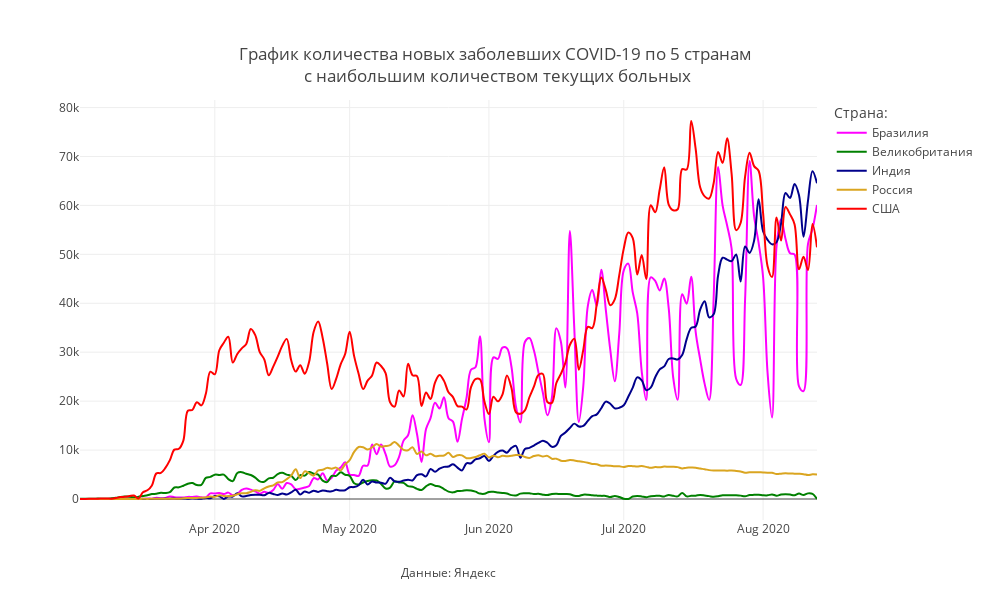

The notebook cell saved with this chart:
### Code cell
mask = (X.Date>datetime.date(2020,3,1))&(X.Country.isin(country_towatch))
#mask = (X.Region.isin(regions_towatch))

fig = px.line(X[mask], y="Day_confirmed", x="Date",
                             color="Country", line_group="Country",
              line_shape="spline", render_mode="notebook",labels={'Country':'Страна:'},
              color_discrete_map={
                "США": "red",
                "Бразилия": "magenta",
                "Россия": "goldenrod",
                "Индия": "darkblue",
                "Великобритания": "green",
                 'Испания': 'aquamarine'},
             title="График количества новых заболевших COVID-19 по 5 странам<br> с наибольшим количеством текущих больных")

fig.update_layout(
    annotations=[
            dict(
            x=0.5,
            y=-0.15,
            showarrow=False,
            text="Данные: Яндекс",
            xref="paper",
            yref="paper")],
           
                  title_x = 0.5,
                  title_y= 0.9,
                  title_xanchor = "center",
                  title_yanchor = "bottom", 
                  
                  width = 990, height = 600,template = 'gridon',
    
    
                  xaxis_title='',yaxis_title = ''
)


fig.show()

### Figure 1 — Plotly figure (JSON) as saved in the notebook; plotly's stock layout.template omitted (floating-point values rounded to 4 significant figures; data arrays with more than 128 entries replaced by an {"elided": "..."} marker saying what was removed)
{"data": [{"hovertemplate": "Страна:=Бразилия<br>Date=%{x}<br>Day_confirmed=%{y}<extra></extra>", "legendgroup": "Бразилия", "line": {"color": "magenta", "dash": "solid", "shape": "spline"}, "mode": "lines", "name": "Бразилия", "orientation": "v", "showlegend": true, "type": "scatter", "x": {"elided": "165 str values"}, "xaxis": "x", "y": {"elided": "165 int values"}, "yaxis": "y"}, {"hovertemplate": "Страна:=Великобритания<br>Date=%{x}<br>Day_confirmed=%{y}<extra></extra>", "legendgroup": "Великобритания", "line": {"color": "green", "dash": "solid", "shape": "spline"}, "mode": "lines", "name": "Великобритания", "orientation": "v", "showlegend": true, "type": "scatter", "x": {"elided": "165 str values"}, "xaxis": "x", "y": {"elided": "165 int values"}, "yaxis": "y"}, {"hovertemplate": "Страна:=Индия<br>Date=%{x}<br>Day_confirmed=%{y}<extra></extra>", "legendgroup": "Индия", "line": {"color": "darkblue", "dash": "solid", "shape": "spline"}, "mode": "lines", "name": "Индия", "orientation": "v", "showlegend": true, "type": "scatter", "x": {"elided": "165 str values"}, "xaxis": "x", "y": {"elided": "165 int values"}, "yaxis": "y"}, {"hovertemplate": "Страна:=Россия<br>Date=%{x}<br>Day_confirmed=%{y}<extra></extra>", "legendgroup": "Россия", "line": {"color": "goldenrod", "dash": "solid", "shape": "spline"}, "mode": "lines", "name": "Россия", "orientation": "v", "showlegend": true, "type": "scatter", "x": {"elided": "165 str values"}, "xaxis": "x", "y": {"elided": "165 int values"}, "yaxis": "y"}, {"hovertemplate": "Страна:=США<br>Date=%{x}<br>Day_confirmed=%{y}<extra></extra>", "legendgroup": "США", "line": {"color": "red", "dash": "solid", "shape": "spline"}, "mode": "lines", "name": "США", "orientation": "v", "showlegend": true, "type": "scatter", "x": {"elided": "165 str values"}, "xaxis": "x", "y": {"elided": "165 int values"}, "yaxis": "y"}], "layout": {"annotations": [{"showarrow": false, "text": "Данные: Яндекс", "x": 0.5, "xref": "paper", "y": -0.15, "yref": "paper"}], "height": 600, "legend": {"title": {"text": "Страна:"}, "tracegroupgap": 0}, "title": {"text": "График количества новых заболевших COVID-19 по 5 странам<br> с наибольшим количеством текущих больных", "x": 0.5, "xanchor": "center", "y": 0.9, "yanchor": "bottom"}, "width": 990, "xaxis": {"anchor": "y", "domain": [0, 1], "title": {"text": ""}}, "yaxis": {"anchor": "x", "domain": [0, 1], "title": {"text": ""}}}}
